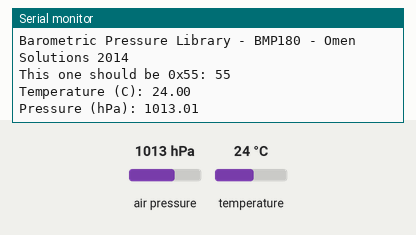
This sketch was run on a simulated Particle Photon. On the bench: the last lines printed to the serial monitor. Wiring (inferred from the names in the program): BMP180 pressure sensor at I2C address 0x77. The inputs (shaded band) are chosen by the test bench; at power-on: air pressure 1013 hPa, temperature 24 °C.

Above: at 1.2 s.
1.3 s: air pressure set to 952 hPa
At 2.6 s:
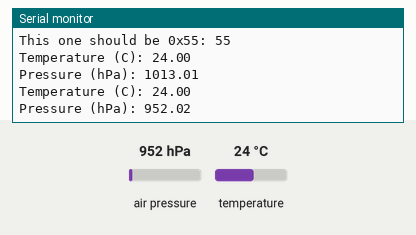
2.8 s: temperature set to 12 °C
At 4.2 s:
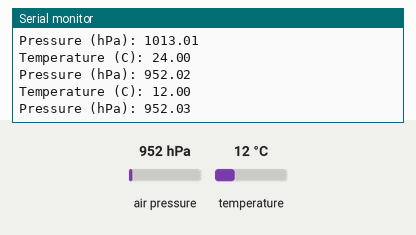
4.3 s: air pressure set to 975 hPa
At 7.4 s:
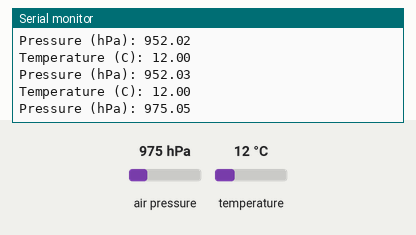
Timing chart, 0 to 8.9 s (numbered marks = the images above; inputs shaded):
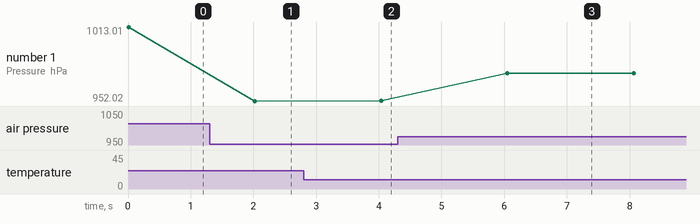

The sketch:

barometer-bmp180.ino
```cpp
/*
    library for accessing barometric pressure data
    on the BMP180 sensor through the I2C/Wire interface
    @author mika.metsaniemi - gmail.com
    by Omen Solutions 2014
*/

#include "math.h"

#define BMP180_ADDR 0b1110111                // I2C address for BMP180: 0b1110111
#define NAN 999999
#define oss 0                               // oversampling, 0 = single TODO: add oss functionality

class BMP {
    private:
        int16_t AC1, AC2, AC3;              // calibration data
        uint16_t AC4, AC5, AC6;
        int16_t B1, B2, MB, MC, MD;
        long B3, B5, B6;
        unsigned long B4, B7;

        long UT;                            // uncompensated temperature
        long UP;                            // uncompensated pressure;
        bool read(void);
        unsigned long _lastreadtime;
        bool calibrated;
        void readUTemperature(void);
        void readUPressure(void);

    public:
        BMP();
        void readCalibrationData(void);
        long getTemperature(void);
        long getPressure(void);
        int16_t readWord(char reg);
        byte readByte(char reg);
};

BMP::BMP() {
    calibrated = false;
}


int16_t BMP::readWord(char reg) {
    byte data[2];

    Wire.beginTransmission(BMP180_ADDR);    // signal start of transmission
    Wire.write(reg);                        // select registry to read
    Wire.endTransmission(false);            // signal end of transmission with restart
    Wire.requestFrom(BMP180_ADDR, 2);

    data[0] = Wire.read();                  // MSB
    data[1] = Wire.read();                  // LSB

    return((data[0] << 8) | data[1]);       // (MSB << 8) | LSB
}

byte BMP::readByte(char reg) {
    Wire.beginTransmission(BMP180_ADDR);    // signal start of transmission
    Wire.write(reg);                        // select registry to read
    Wire.endTransmission(false);            // signal end of transmission with restart
    Wire.requestFrom(BMP180_ADDR, 2);
    return(Wire.read());
}

void BMP::readCalibrationData(void) {
    AC1 = readWord(0xAA);              // read the calibration values
    AC2 = readWord(0xAC);              // from the on-chip EEPROM
    AC3 = readWord(0xAE);
    AC4 = (uint16_t) readWord(0xB0);
    AC5 = (uint16_t) readWord(0xB2);
    AC6 = readWord(0xB4);
    B1 = readWord(0xB6);
    B2 = readWord(0xB8);
    MB = readWord(0xBA);
    MC = readWord(0xBC);
    MD = readWord(0xBE);

    Serial.print("This one should be 0x55: ");
    Serial.println(readByte(0xD0), HEX);

    calibrated = true;
}

void BMP::readUTemperature() {
    Wire.beginTransmission(BMP180_ADDR);    // signal start of transmission
    Wire.write(0xF4);                       // select registry address to write to (0xF4)
    Wire.write(0x2E);                       // data to write into registry (0x2E = temperature)
    Wire.endTransmission(true);             // signal end of transmission with stop

    delay(5);                               // wait for 5 ms for measurement

    UT = (long) readWord(0xF6);             // store the temperature value for further calculations

}

void BMP::readUPressure() {
    byte MSB, LSB, XLSB;

    Wire.beginTransmission(BMP180_ADDR);    // signal start of transmission
    Wire.write(0xF4);                       // select registry address to write to (0xF4)
    Wire.write(0x34 | (oss << 6));          // data to write into registry (0x34 = pressure)
                                            // TODO: IMPLEMENT OSS
    Wire.endTransmission(true);             // signal end of transmission with stop

    delay(5);                               // wait for 5 ms for measurement


    MSB = readByte(0xF6);
    LSB = readByte(0xF7);
    XLSB = readByte(0xF8);
    UP = (long) (MSB << 16 | LSB << 8 | XLSB) >> (8-oss);

}

long BMP::getTemperature() {
    long X1, X2, T;

    readUTemperature();

    X1 = (UT - AC6) * AC5 / pow(2, 15);     // calculating true temperature
    X2 = MC * pow(2, 11) / (X1 + MD);       // equations from datasheet
    B5 = X1 + X2;

    T = (B5 + 8) / pow(2, 4);

    return T;
}

long BMP::getPressure() {
    long X1, X2, X3, p;

    readUPressure();

    B6 = B5 - 4000;                         // calculating true pressure as per datasheet
    X1 = (B2 * (B6 * B6 / pow(2, 12))) / pow(2, 11);
    X2 = AC2 * B6 / pow(2, 11);
    X3 = X1 + X2;
    B3 = (((AC1*4+X3) << oss) + 2) / 4;
    X1 = AC3 * B6 / pow(2, 13);
    X2 = (B1 * (B6 * B6 / pow(2, 12))) / pow(2, 16);
    X3 = ((X1 + X2) + 2) / pow(2, 2);
    B4 = AC4 * (unsigned long) (X3 + 32768) / pow(2, 15);
    B7 = ((unsigned long) UP - B3) * (50000 >> oss);

    if(B7 < 0x80000000) { p = (B7 * 2) / B4; }
        else { p = (B7 / B4) * 2; }
    X1 = (p / pow(2, 8)) * (p / pow(2, 8));
    X1 = (X1 * 3038) / pow(2, 16);
    X2 = (-7357 * p) / pow(2, 16);

    p = p + (X1 + X2 + 3791) / pow(2, 4);

    return p;
}


/////////////////////////////////////////////////////////////
// end of library part

BMP bmp;
double tempC = 0;
double pressure = 0;

void setup() {


    Spark.variable("tempC", &tempC, DOUBLE);            // register spark variables first to the cloud
    Spark.variable("pressure", &pressure, DOUBLE);


    Serial.begin(9600);     // setup serial for outputting data to user
    // On Windows it will be necessary to implement the following line:
    // Make sure your Serial Terminal app is closed before powering your Core
    // Now open your Serial Terminal, and hit any key to continue!
    //while(!Serial.available()) SPARK_WLAN_Loop();

    Serial.println("Barometric Pressure Library - BMP180 - Omen Solutions 2014");


    Wire.begin();           // initialize I2C and join the wire as master
    bmp.readCalibrationData();  // TODO: move this to bmp.begin();
}

void loop() {

    Serial.print("Temperature (C): ");
    Serial.println((tempC = (double) bmp.getTemperature() / 10));

    Serial.print("Pressure (hPa): ");
    Serial.println((pressure = (double) bmp.getPressure() / 100));

    delay(2000);

    Serial.println();
}
```

Measured:
- after the input at 1.3 s, the serial monitor: prints a new line after 0.72 s (image 1)
- after the input at 2.8 s, the serial monitor: prints a new line after 1.2 s (image 2)
- after the input at 4.3 s, the serial monitor: prints a new line after 1.8 s (image 3)
- plotted number 1: 1013.01 → 952.02 after the input at 1.3 s, 952.02 → 952.03 after the input at 2.8 s, 952.03 → 975.05 after the input at 4.3 s
